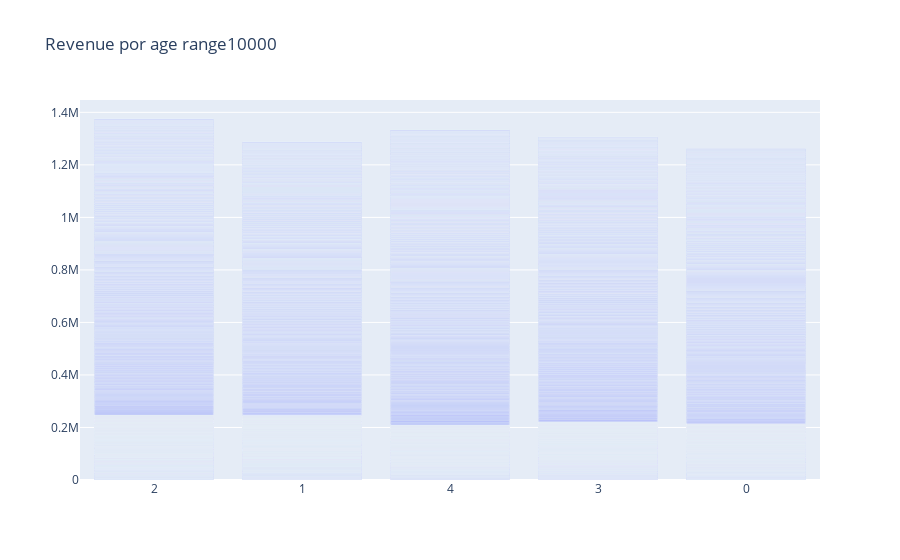

The code cell stored with this chart in its notebook:
### Code cell
plot_data = [
    go.Bar(
        x=df['age_range'],
        y=df['monetary_value'],
    )
]

plot_layout = go.Layout(
        xaxis={"type": "category"},
        title='Revenue por age range10000'
    )
colors = ['lightslategray']
plt.figure(figsize=(8,8))
fig = go.Figure(data=plot_data, layout=plot_layout)
fig.write_html('fig511.html')
pyoff.iplot(fig)

### Figure 1 — Plotly figure (JSON) as saved in the notebook; plotly's stock layout.template omitted (floating-point values rounded to 4 significant figures; data arrays with more than 128 entries replaced by an {"elided": "..."} marker saying what was removed)
{"data": [{"type": "bar", "x": {"elided": "9972 int values"}, "y": {"elided": "9972 int values"}}], "layout": {"title": {"text": "Revenue por age range10000"}, "xaxis": {"type": "category"}}}
